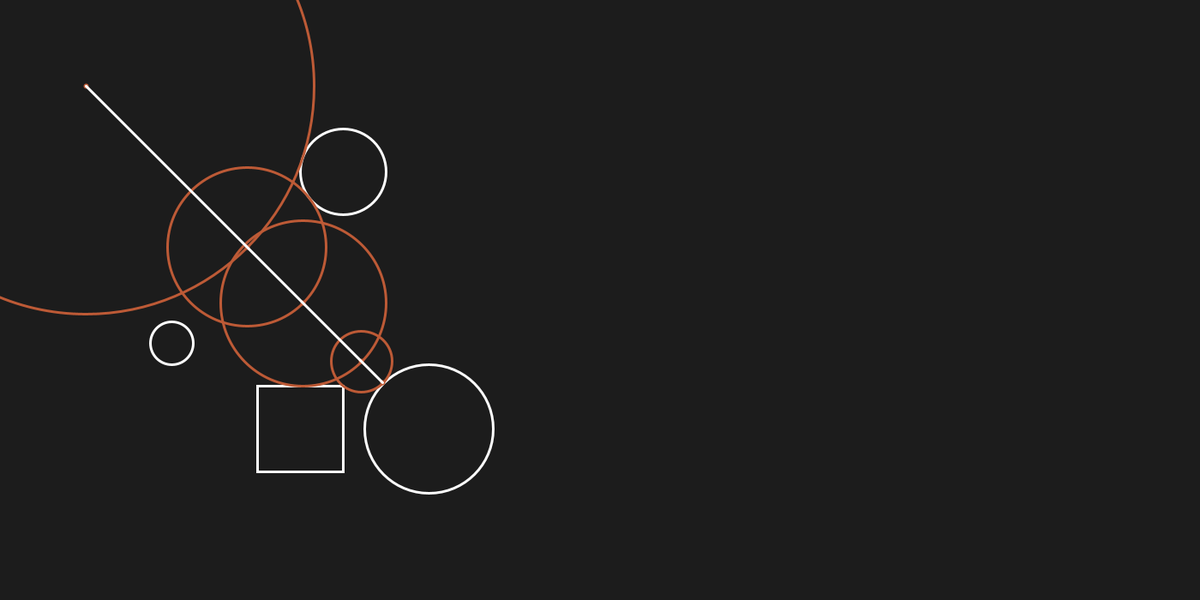
Frame 1 (no input)
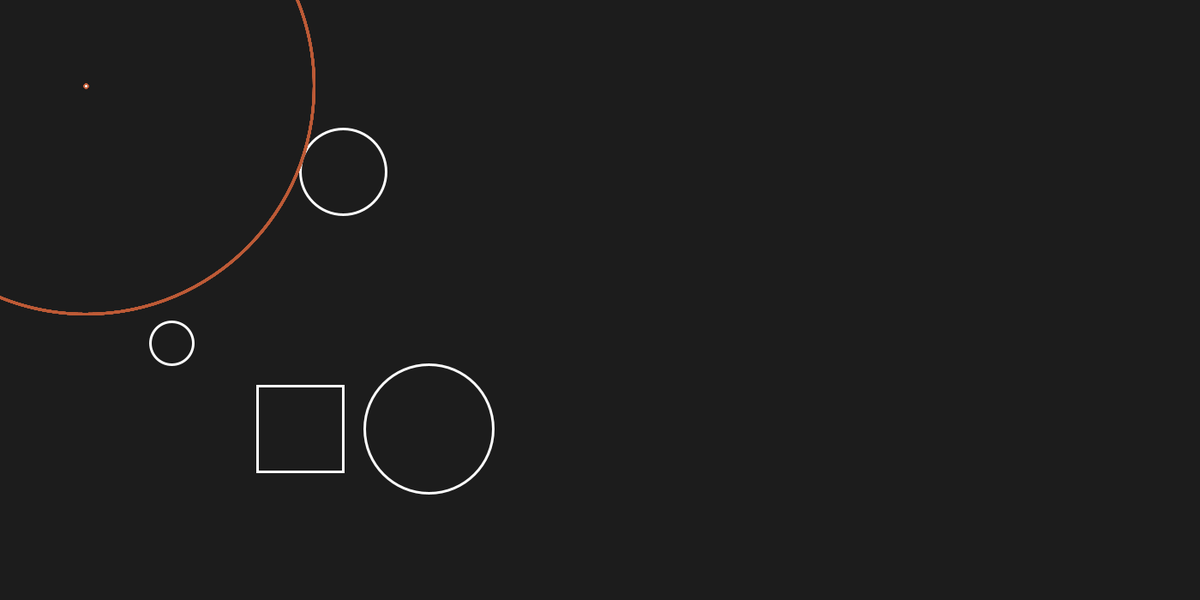
Frame 60 (the mouse pressed at the canvas centre just before this capture)
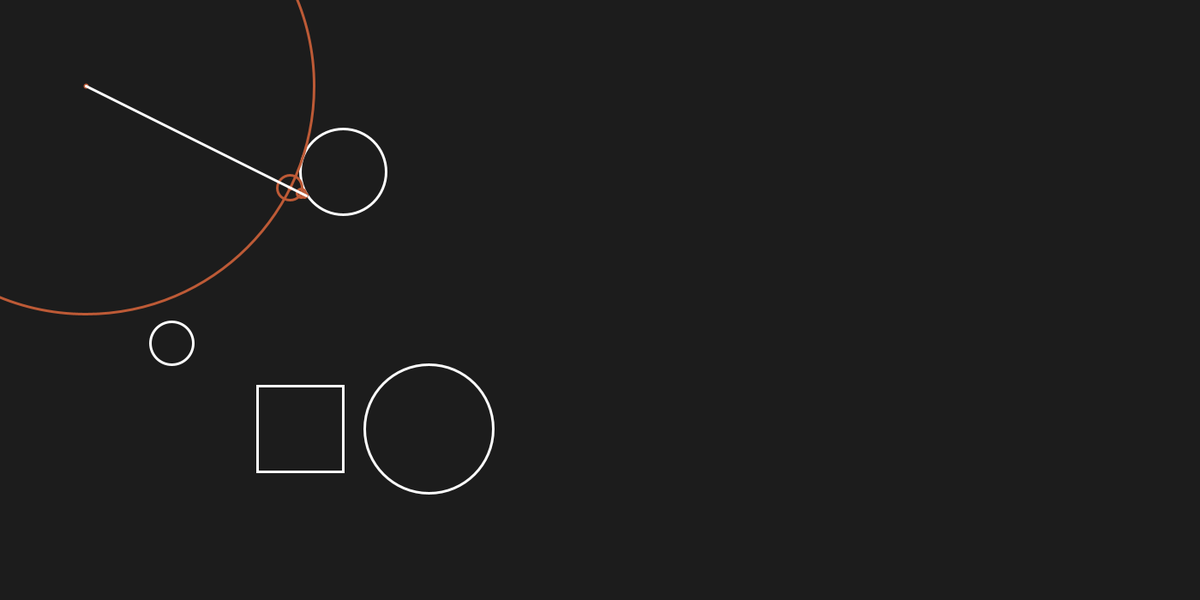
Frame 120 (the mouse held since frame 60 and released just before this capture)

The Processing sketch that drew these frames (run headless with seeded random() and noise(); from frame 60 on, the mouse is pressed at the canvas centre):

// Processing sketch: primitiveRayMarching
// ── primitiveRayMarching.pde
Obstacle[] obstacles = new Obstacle[4];
Ray r;

void setup()
{
  size(1400,700);
  obstacles[0] = new Circle(200, 400, 50);
  obstacles[1] = new Circle(400, 200, 100);
  obstacles[2] = new Circle(500, 500, 150);
  obstacles[3] = new Box(350, 500, 100, 100);
  r = new Ray(100, 100);
  //r.march(5, r.vPos);
}

void draw()
{
  background(#1c1c1c);
  strokeWeight(3);
  stroke(#fefefe);
  noFill();
  for(Obstacle o : obstacles)
  {
    o.display();
  }
  
  r.display();
  r.vDir.set(mouseX, mouseY).normalize();
  println(dstToBox(new PVector(mouseX, mouseY), new PVector(350, 500), 100, 100));
  //rectMode(CENTER);
  //rect(350, 500, 100, 100);
}

//float signedDstToBox(PVector p, PVector center, float w, float h)
//{
//  PVector offset = new PVector(abs(p.x-center.x)-w, abs(p.y-center.y)-h);
  
//  float unsignedDst = vLength(max(offset.mag(), 0) == offset.mag() ? offset : new PVector(0,0));
  
//  return unsignedDst;
//}

float dstToBox(PVector p, PVector c, float w, float h)
{
  float rectMaximumX = c.x + w/2;
  float rectMinimumX = c.x - w/2;
  float rectMaximumY = c.y + h/2;
  float rectMinimumY = c.y - h/2;
  
  float dX = max(rectMinimumX - p.x, 0, p.x - rectMaximumX);
  float dY = max(rectMinimumY - p.y, 0, p.y - rectMaximumY);
  
  return vLength(new PVector(dX, dY));
}


//float dstToBox(PVector p, PVector c, float w, float h)
//{
//  float diffX = abs(c.x - p.x) - w/2;
//  float diffY = abs(c.y - p.y) - h/2;
//  PVector diff = new PVector(diffX, diffY);
  
//  return vLength(diff);
//}

//float dstToBox(PVector p, PVector center, float w, float h)
//{
//  PVector v = new PVector(center.x - p.x, center.y - p.y);
//  float diffX, diffY;
//  if(v.x < 0)
//  {
//    diffX = v.x + w/2;
//  }
//  else
//  {
//    diffX = v.x - w/2;
//  }
//  if(v.y < 0)
//  {
//    diffY = v.y + h/2;
//  }
//  else
//  {
//    diffY = v.y - h/2;
//  }
  
//  return vLength(new PVector(diffX, diffY));
//}

float signedDstToCircle(PVector p, PVector center, float diameter)
{
   PVector v = new PVector(p.x - center.x,p.y - center.y);
   
   return vLength(v) - diameter/2;
}

float vLength(PVector v)
{
  return sqrt(v.x*v.x + v.y*v.y);
}

// ── Obstacle.pde
class Obstacle
{
  PVector center;
  float w, h;
  
  Obstacle(float x, float y, float _w, float _h)
  {
    center = new PVector(x, y);
    w = _w;
    h = _h;
  }
  
  void display()
  {
    
  }
  
}

class Circle extends Obstacle
{
  float radius;
  
  Circle(float x, float y, float r)
  {
    super(x, y, r, r);
    radius = r;
  }
  
  void display()
  {
    circle(center.x, center.y, radius);
  }
}

class Box extends Obstacle
{
  Box(float x, float y, float _w, float _h)
  {
    super(x, y, _w, _h);
  }
  
  void display()
  {
    push();
    rectMode(CENTER);
    rect(center.x, center.y, w, h);
    pop();
  }
}

// ── Ray.pde
class Ray
{
  PVector vDir;
  PVector vPos;
  
  Ray(float x, float y)
  {
    vPos = new PVector(x, y);
    vDir = new PVector(1, 1);
    vDir.normalize();
  }
  
  PVector march(int depth)
  {
    float distances[] = new float[obstacles.length];
    PVector marchDistance = new PVector(vPos.x, vPos.y);
    float distance = 0;
    float threshold = 5;
    for(int d = 0; d < depth; d++)
    {
      for(int i = 0; i < obstacles.length; i++)
      {
        String type = obstacles[i].getClass().getName();
        boolean isBox = type.equals("primitiveRayMarching$Box");
        
        distances[i] = isBox ? dstToBox(marchDistance, obstacles[i].center, obstacles[i].w, obstacles[i].h) : signedDstToCircle(marchDistance, obstacles[i].center, obstacles[i].w);
        //circle(marchDistance.x, marchDistance.y, distances[i]*2);
      }
      distance = min(distances);
      push();
      stroke(#bd5a36);
      circle(marchDistance.x, marchDistance.y, distance*2);
      strokeWeight(6);
      point(marchDistance.x, marchDistance.y);
      pop();
      marchDistance.x += vDir.x*distance; marchDistance.y += vDir.y*distance; 
      if(distance < threshold)
      {
        break;
      }
    }
    return marchDistance;
  }
  
  void display()
  {
    PVector end = march(10);
    line(vPos.x, vPos.y, end.x, end.y);
    //point(vPos.x, vPos.y);
  }
}
